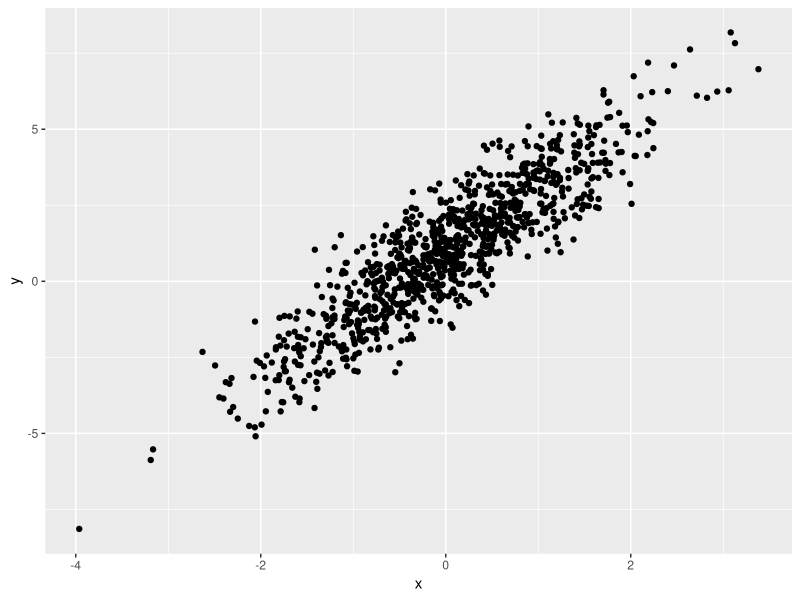
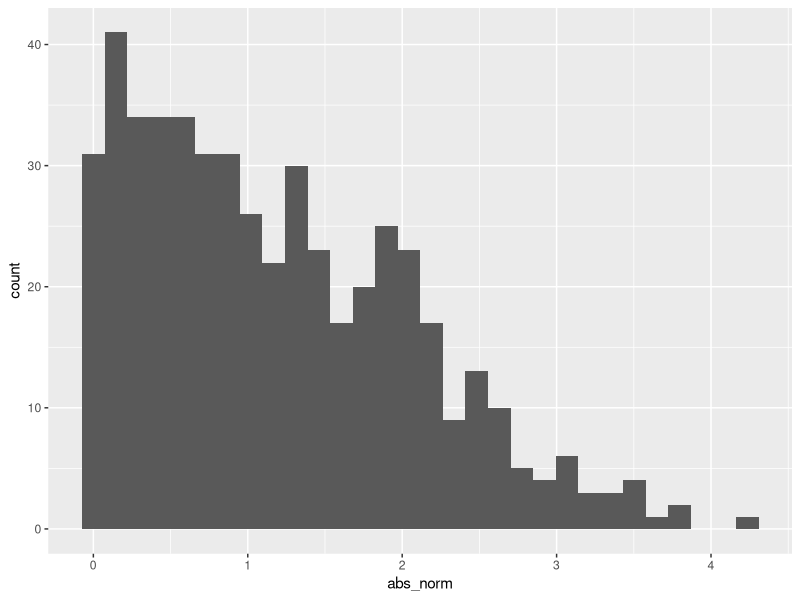

Write R code to recreate these figures, in order.
## ---- chunk 1
library(tidyverse)
## ---- chunk 2
samp = rnorm(100)
length(samp)
## ---- chunk 3
plot_df = 
  tibble(
    x = rnorm(n = 1000),
    y = 1 + 2 * x + rnorm(n = 1000)
  )

ggplot(plot_df, aes(x = x, y = y)) + geom_point()
## ---- chunk 4
la_df = 
  tibble(
    norm = rnorm(n = 500, mean = 1),
    logical = norm > 0,
    abs_norm = abs(norm)
  )

ggplot(la_df, aes(x = abs_norm)) + geom_histogram()
